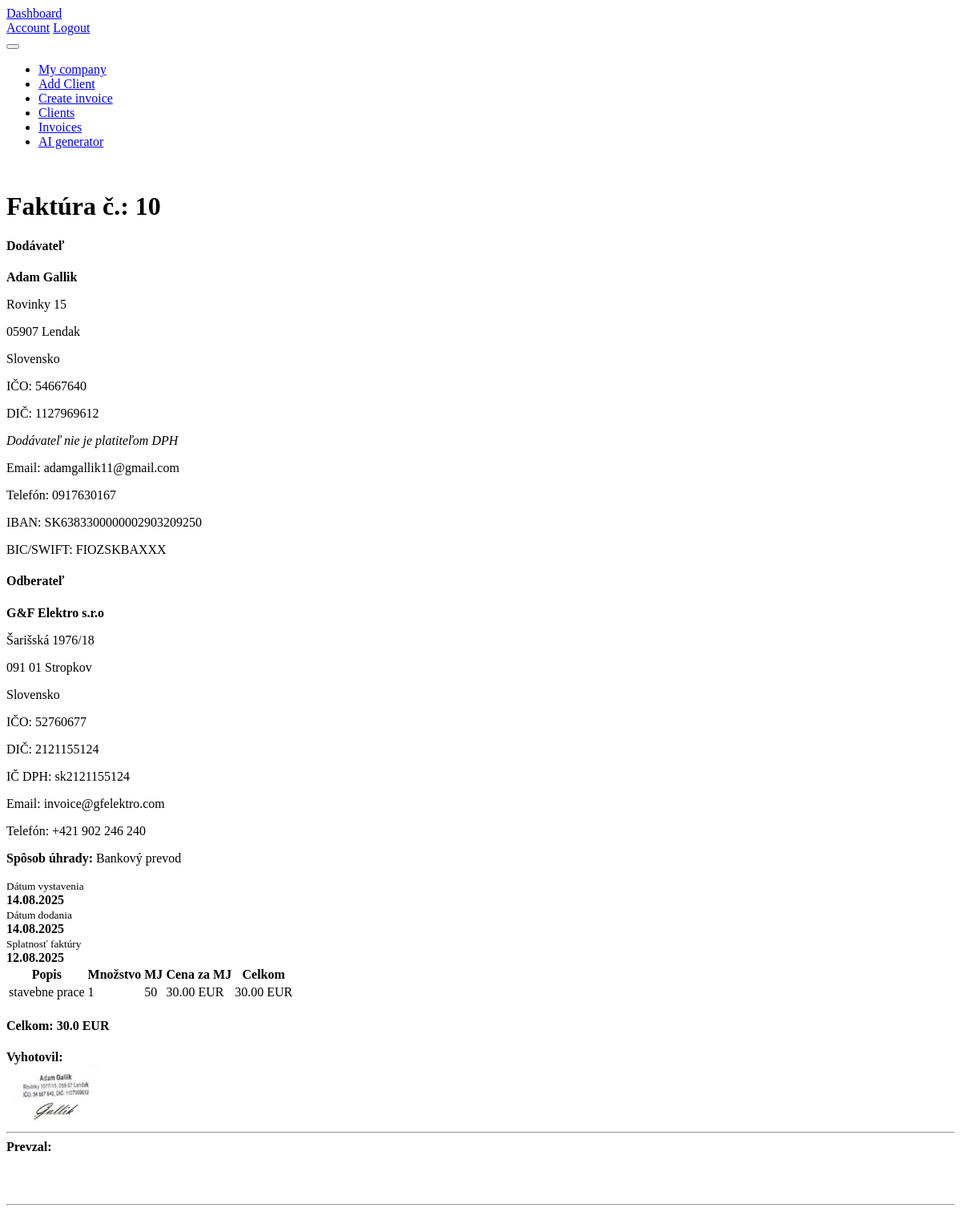
/invoice/13 (signed in), run on the app's committed database.
### models.py (models this page shows, shortened)
class Invoice(db.Model):
        __tablename__ = 'invoices'
        id = db.Column(db.Integer, primary_key=True)
        invoice_number = db.Column(db.String(50), nullable=False)
        date = db.Column(db.Date, nullable=False)
        due_date = db.Column(db.Date, nullable=False)
        user_id = db.Column(db.Integer, db.ForeignKey('users.id'), nullable=False)
        user = db.relationship('User', backref=db.backref('invoices', lazy=True))
        currency = db.Column(db.String(10), nullable=False)
        total_cost = db.Column(db.Float, nullable=False)  # Total cost calculated as quantity
        vat_rate = db.Column(db.Float, nullable=True, default=0.0)  # VAT rate in percentage
        client_id = db.Column(db.Integer, db.ForeignKey('clients.id'), nullable=False)
        company_id = db.Column(db.Integer, db.ForeignKey('companies.id'), nullable=False)  # Foreign key to the company
        company= db.relationship('Company', backref=db.backref('invoices', lazy=True))
        client = db.relationship('Client', backref=db.backref('invoices', lazy=True))
        items = db.relationship("InvoiceItem", back_populates="invoice", cascade="all, delete-orphan")
        created_at = db.Column(db.DateTime, default=datetime.now(timezone.utc))  # Timestamp when the invoice was created
        status = db.Column(db.Enum(InvoiceStatus), nullable=False, default=InvoiceStatus.unpaid)

class Company(db.Model):
        __tablename__ = 'companies'
        id = db.Column(db.Integer, primary_key=True)
        name = db.Column(db.String(100), nullable=False)
        ico = db.Column(db.String(20), nullable=False)
        dic = db.Column(db.String(20), nullable=False)
        street = db.Column(db.String(100), nullable=False)
        user_id = db.Column(db.Integer, db.ForeignKey('users.id'), nullable=False)
        user = db.relationship('User', backref=db.backref('companies', lazy=True))
        city = db.Column(db.String(50), nullable=False)
        zip_code = db.Column(db.String(20), nullable=False)
        country = db.Column(db.String(50), nullable=False)
        email = db.Column(db.String(100), nullable=False)
        phone = db.Column(db.String(20), nullable=False)
        iban = db.Column(db.String(34), nullable=False)
        bic = db.Column(db.String(11), nullable=False)
        payment_method = db.Column(db.String(50), nullable=False)
        is_vat_payer = db.Column(db.Boolean, default=False)
        ic_dph = db.Column(db.String(20), nullable=True)  # Optional field for VAT ID if the

class Client(db.Model):
        __tablename__ = 'clients'
        id = db.Column(db.Integer, primary_key=True)
        name = db.Column(db.String(100), nullable=False)
        ico = db.Column(db.String(20), nullable=False)
        dic = db.Column(db.String(20), nullable=False)
        street = db.Column(db.String(100), nullable=False)
        user_id = db.Column(db.Integer, db.ForeignKey('users.id'), nullable=False)
        user = db.relationship('User', backref=db.backref('clients', lazy=True))
        city = db.Column(db.String(50), nullable=False)
        zip_code = db.Column(db.String(20), nullable=False)
        country = db.Column(db.String(50), nullable=False)
        email = db.Column(db.String(100), nullable=False)
        phone = db.Column(db.String(20), nullable=False)
        iban = db.Column(db.String(34), nullable=False)
        bic = db.Column(db.String(11), nullable=False)
        payment_method = db.Column(db.String(50), nullable=False)
        is_vat_payer = db.Column(db.Boolean, default=False)
        ic_dph = db.Column(db.String(20), nullable=True)  # Optional field for VAT ID if the client is a VAT payer

class InvoiceItem(db.Model):
    __tablename__ = 'invoice_items'
    id = db.Column(db.Integer, primary_key=True)
    invoice_id = db.Column(db.Integer, db.ForeignKey('invoices.id'), nullable=False)
    description = db.Column(db.String(200), nullable=False)
    quantity = db.Column(db.Integer, nullable=False)
    unit=db.Column(db.String(50), nullable=False)  # e.g., "pcs", "kg", etc.
    price_per_item = db.Column(db.Float, nullable=False)
    total_cost = db.Column(db.Float, nullable=False)
    invoice = db.relationship("Invoice", back_populates="items")

### routes.py (the view)
@main.route('/invoice/<int:invoice_id>')
@login_required
def view_invoice(invoice_id):
    invoice = Invoice.query.filter_by(id=invoice_id, user_id=current_user.id).first_or_404()
    if not invoice.company:
        return "Company information is not set up. Please set up your company first.", 400
    return render_template("invoice.html", invoice_data=invoice, client_data=invoice.client, company_data=invoice.company, items=invoice.items)

### templates/invoice.html (shortened to what this page needs)
{% extends "base.html" %}
{% block content %}
<div class="container py-5">
  <div class="d-flex justify-content-between align-items-center mb-4">
    <h1 class="mb-0">Faktúra č.: {{ invoice_data.invoice_number }}</h1>
  </div>
  <div class="row">
    <div class="col-md-6">
      <h4>Dodávateľ</h4>
      <p><strong>{{ company_data.name }}</strong></p>
      <p>{{ company_data.street }}</p>
      <p>{{ company_data.zip_code }} {{ company_data.city }}</p>
      <p>{{ company_data.country }}</p>
      <p>IČO: {{ company_data.ico }}</p>
      <p>DIČ: {{ company_data.dic }}</p>
      {% if company_data.is_vat_payer and company_data.ic_dph %}
        <p>IČ DPH: {{ company_data.ic_dph }}</p>
      {% else %}
        <p><em>Dodávateľ nie je platiteľom DPH</em></p>
      {% endif %}
      <p>Email: {{ company_data.email }}</p>
      <p>Telefón: {{ company_data.phone }}</p>
      <p>IBAN: {{ company_data.iban }}</p>
      <p>BIC/SWIFT: {{ company_data.bic }}</p>
    </div>
    <div class="col-md-6">
      <h4>Odberateľ</h4>
      <p><strong>{{ client_data.name }}</strong></p>
      <p>{{ client_data.street }}</p>
      <p>{{ client_data.zip_code }} {{ client_data.city }}</p>
      <p>{{ client_data.country }}</p>
      <p>IČO: {{ client_data.ico }}</p>
      <p>DIČ: {{ client_data.dic }}</p>
      {% if not client_data.ic_dph %}
        <p><em>Odberateľ nie je platiteľom DPH</em></p>
      {% else %}
        <p>IČ DPH: {{ client_data.ic_dph }}</p>
      {% endif %}
      <p>Email: {{ client_data.email }}</p>
      <p>Telefón: {{ client_data.phone }}</p>
    </div>
  </div>
  <div class="card my-4 p-3">
    <p class="mb-2"><strong>Spôsob úhrady:</strong> {{ company_data.payment_method }}</p>
    <div class="row text-center">
      <div class="col">
        <small class="text-muted">Dátum vystavenia</small>
        <div><strong>{{ invoice_data.date.strftime('%d.%m.%Y') }}</strong></div>
      </div>
      <div class="col">
        <small class="text-muted">Dátum dodania</small>
        <div><strong>{{ invoice_data.date.strftime('%d.%m.%Y') }}</strong></div>
      </div>
      <div class="col">
        <small class="text-muted">Splatnosť faktúry</small>
        <div><strong>{{ invoice_data.due_date.strftime('%d.%m.%Y') }}</strong></div>
      </div>
    </div>
  </div>
  <table class="table table-bordered">
    <thead class="table-light">
      <tr>
        <th>Popis</th>
        <th>Množstvo</th>
        <th>MJ</th>
        <th>Cena za MJ</th>
        <th>Celkom</th>
      </tr>
    </thead>
    <tbody>
  {% for item in invoice_data.items %}
    <tr>
      <td>{{ item.description }}</td>
      <td>{{ item.quantity }}</td>
      <td>{{ item.unit or '' }}</td>
      <td>{{ "%.2f"|format(item.price_per_item) }} {{ invoice_data.currency }}</td>
      <td>{{ "%.2f"|format(item.total_cost) }} {{ invoice_data.currency }}</td>
    </tr>
  {% endfor %}
</tbody>
  </table>
  {% if company_data.is_vat_payer %}
    <div class="mt-3">
      <p>Základ DPH: {{ "%.2f"|format(invoice_data.total_cost) }} {{ invoice_data.currency }}</p>
      <p>Sadzba DPH: {{ invoice_data.vat_rate }}%</p>
      <p>DPH: {{ "%.2f"|format(invoice_data.total_cost * invoice_data.vat_rate / 100) }} {{ invoice_data.currency }}</p>
      <h4>Spolu na úhradu: {{ "%.2f"|format(invoice_data.total_cost * (1 + invoice_data.vat_rate / 100)) }} {{ invoice_data.currency }}</h4>
    </div>
  {% else %}
    <h4 class="mt-3 text-end">Celkom: {{ invoice_data.total_cost }} {{ invoice_data.currency }}</h4>
  {% endif %}
  <div class="row mt-5">
    <div class="col text-center">
      <strong>Vyhotovil:</strong><br>
      <img src="{{ url_for('static', filename='stamp.png', _external=True) }}" alt="Stamp" style="max-height: 80px;"><br>
      <hr class="w-50 mx-auto">
    </div>
    <div class="col text-center">
      <strong>Prevzal:</strong><br><br><br><br>
      <hr class="w-50 mx-auto">
    </div>
  </div>
</div>
{% endblock %}

### templates/base.html (shortened to what this page needs)
<!DOCTYPE html>
<html lang="en" data-bs-theme="light">
<head>
  <link href="https://cdn.jsdelivr.net/npm/@tabler/core@1.4.0/dist/css/tabler.min.css" rel="stylesheet">
  <link href="https://cdn.jsdelivr.net/npm/@tabler/icons-webfont@latest/tabler-icons.min.css" rel="stylesheet">
</head>
<body>
  <div class="page">
    <header class="navbar navbar-expand-md navbar-light border-bottom d-print-none">
      <div class="container-xl">
        <a class="navbar-brand" href="/dashboard">
          <span class="navbar-brand-text">Dashboard</span>
        </a>
        <div class="navbar-nav flex-row order-md-last">
          <a class="nav-link px-2" href="{{ url_for('main.account') }}">Account</a>
          <a class="nav-link px-2" href="{{ url_for('main.logout') }}">Logout</a>
        </div>
        <button class="navbar-toggler" type="button" data-bs-toggle="collapse" data-bs-target="#navbar-menu">
        </button>
        <div class="collapse navbar-collapse" id="navbar-menu">
          <ul class="navbar-nav">
            <li class="nav-item"><a class="nav-link" href="/my_company"><span class="ms-2">My company</span></a></li>
            <li class="nav-item"><a class="nav-link" href="/add_client"><span class="ms-2">Add Client</span></a></li>
            <li class="nav-item"><a class="nav-link" href="/add_invoice"><span class="ms-2">Create invoice</span></a></li>
            <li class="nav-item"><a class="nav-link" href="/clients"><span class="ms-2">Clients</span></a></li>
            <li class="nav-item"><a class="nav-link" href="/invoices"><span class="ms-2">Invoices</span></a></li>
            <li class="nav-item"><a class="nav-link" href="/ai_invoice"><span class="ms-2">AI generator</span></a></li>
          </ul>
        </div>
      </div>
    </header>
    <div class="page-wrapper">
      <div class="container-fluid content-wrap">
        <div class="card card-body">
          {% block content %}{% endblock %}
        </div>
      </div>
    </div>
  </div>
</body>
</html>

### templates/base.html (style rules this page uses)
body { background: var(--tblr-bg-surface); }
.content-wrap { padding-top: 1rem; padding-bottom: 1rem; }

### data on the page
Invoice: invoice_number "10", date "14.08.2025", due_date "12.08.2025", currency "EUR", total_cost "30.0"
Company: name "Adam Gallik", street "Rovinky 15", zip_code "05907", city "Lendak", country "Slovensko", ico "54667640", dic "1127969612", email "adamgallik11@gmail.com", phone "0917630167", iban "SK6383300000002903209250", bic "FIOZSKBAXXX", payment_method "Bankový prevod"
Client: name "G&F Elektro s.r.o", street "Šarišská 1976/18", zip_code "091 01", city "Stropkov", country "Slovensko", ico "52760677", dic "2121155124", ic_dph "sk2121155124", email "invoice@gfelektro.com", phone "+421 902 246 240"
InvoiceItem: description "stavebne prace", quantity "1", unit "50", price_per_item "30.00", total_cost "30.00"
